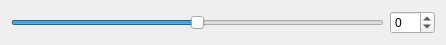
<?xml version="1.0" encoding="UTF-8"?>
<ui version="4.0">
 <class>SpinSlider</class>
 <widget class="QWidget" name="SpinSlider">
  <property name="geometry">
   <rect>
    <x>0</x>
    <y>0</y>
    <width>446</width>
    <height>42</height>
   </rect>
  </property>
  <property name="sizePolicy">
   <sizepolicy hsizetype="Minimum" vsizetype="Minimum">
    <horstretch>0</horstretch>
    <verstretch>0</verstretch>
   </sizepolicy>
  </property>
  <property name="windowTitle">
   <string>Form</string>
  </property>
  <layout class="QHBoxLayout" name="horizontalLayout">
   <item>
    <widget class="QSlider" name="slider">
     <property name="minimum">
      <number>-50</number>
     </property>
     <property name="maximum">
      <number>50</number>
     </property>
     <property name="tracking">
      <bool>true</bool>
     </property>
     <property name="orientation">
      <enum>Qt::Horizontal</enum>
     </property>
     <property name="invertedAppearance">
      <bool>false</bool>
     </property>
     <property name="invertedControls">
      <bool>false</bool>
     </property>
     <property name="tickPosition">
      <enum>QSlider::NoTicks</enum>
     </property>
     <property name="tickInterval">
      <number>0</number>
     </property>
    </widget>
   </item>
   <item>
    <widget class="QSpinBox" name="spinBox">
     <property name="minimum">
      <number>-50</number>
     </property>
     <property name="maximum">
      <number>50</number>
     </property>
    </widget>
   </item>
  </layout>
 </widget>
 <resources/>
 <connections/>
</ui>
